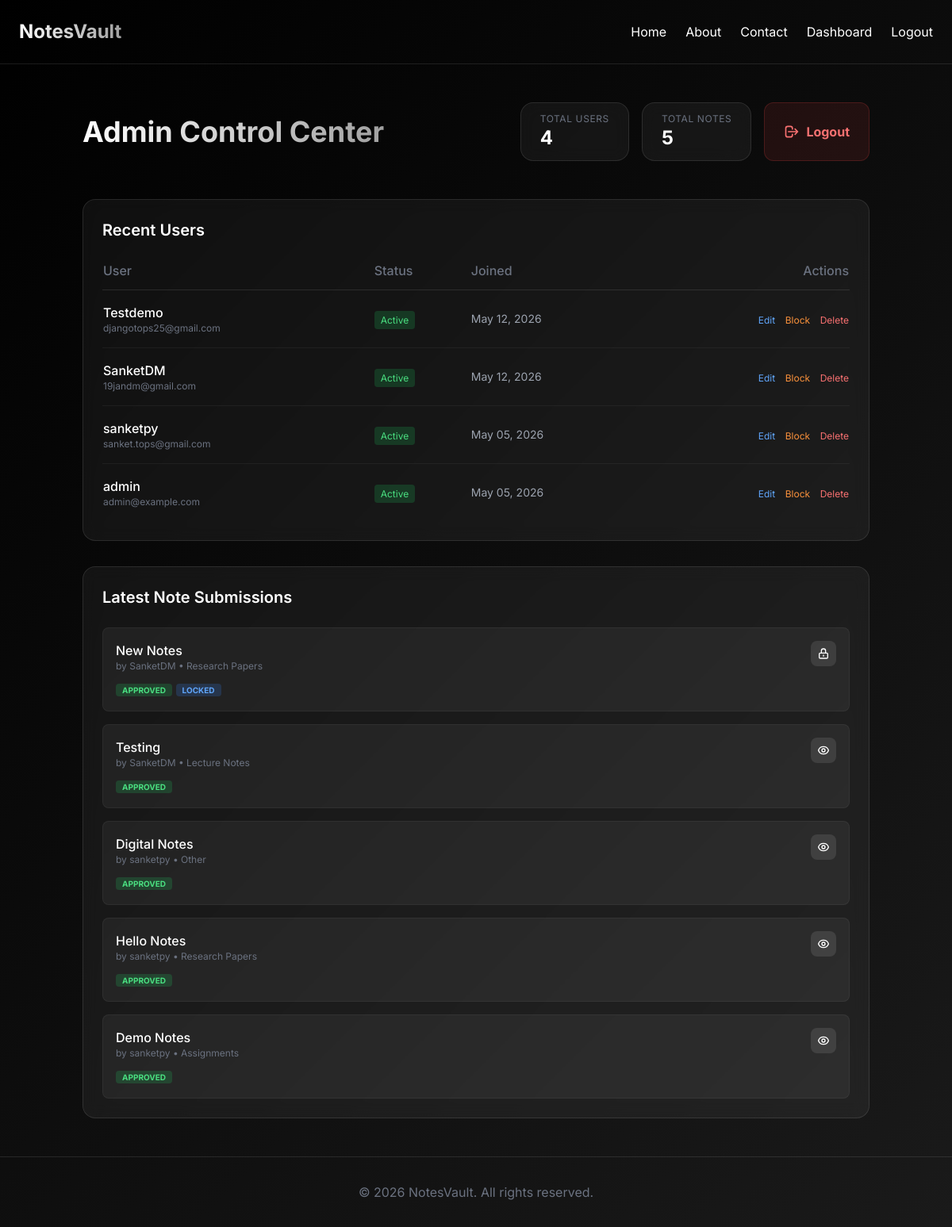
The page /adminapp/ (signed in) on the database its author committed.
### Userapp/models.py (models this page shows, shortened)
class Note(models.Model):
    STATUS_CHOICES = [
        ('Pending', 'Pending'),
        ('Approved', 'Approved'),
        ('Rejected', 'Rejected'),
    ]
    user = models.ForeignKey(User, on_delete=models.CASCADE)
    title = models.CharField(max_length=200)
    description = models.TextField()
    file = models.FileField(upload_to='notes/')
    category = models.ForeignKey(NoteCategory, on_delete=models.SET_NULL, null=True)
    status = models.CharField(max_length=20, choices=STATUS_CHOICES, default='Pending')
    password = models.CharField(max_length=50, blank=True, null=True)
    created_at = models.DateTimeField(auto_now_add=True)

class NoteCategory(models.Model):
    name = models.CharField(max_length=100)

### Adminapp/views.py (the view)
# urls.py: path('', views.admin_dashboard, name='admin_dashboard'),
@staff_member_required(login_url='admin_login')
def admin_dashboard(request):
    total_users = User.objects.count()
    total_notes = Note.objects.count()
    users = User.objects.all().order_by('-date_joined')
    recent_notes = Note.objects.all().order_by('-created_at')[:10]
    context = {
        'total_users': total_users,
        'total_notes': total_notes,
        'users': users,
        'recent_notes': recent_notes,
    }
    return render(request, 'Adminapp/dashboard.html', context)

### Adminapp/templates/Adminapp/dashboard.html (shortened to what this page needs)
{% extends 'Userapp/base.html' %}
{% block content %}
<div class="space-y-12">
    <div class="flex justify-between items-center">
        <h2 class="text-4xl font-bold gradient-text">Admin Control Center</h2>
        <div class="flex space-x-4">
            <div class="glass-card px-6 py-3">
                <p class="text-xs text-gray-500 uppercase tracking-wider">Total Users</p>
                <p class="text-2xl font-bold">{{ total_users }}</p>
            </div>
            <div class="glass-card px-6 py-3">
                <p class="text-xs text-gray-500 uppercase tracking-wider">Total Notes</p>
                <p class="text-2xl font-bold">{{ total_notes }}</p>
            </div>
            <a href="{% url 'admin_logout' %}" class="flex items-center px-6 py-3 bg-red-500/10 hover:bg-red-500/20 text-red-400 rounded-xl transition-all border border-red-500/20">
                <svg class="w-5 h-5 mr-2" fill="none" stroke="currentColor" viewBox="0 0 24 24"><path stroke-linecap="round" stroke-linejoin="round" stroke-width="2" d="M17 16l4-4m0 0l-4-4m4 4H7m6 4v1a3 3 0 01-3 3H6a3 3 0 01-3-3V7a3 3 0 013-3h4a3 3 0 013 3v1"></path></svg>
                <span class="font-bold">Logout</span>
            </a>
        </div>
    </div>
    <div class="grid grid-cols-1 xl:grid-cols-2 gap-8">
        <div class="glass-card p-6">
            <h3 class="text-xl font-semibold mb-6">Recent Users</h3>
            <div class="overflow-x-auto">
                <table class="w-full text-left">
                    <thead>
                        <tr class="text-gray-500 border-b border-white/10">
                            <th class="pb-3 font-medium">User</th>
                            <th class="pb-3 font-medium">Status</th>
                            <th class="pb-3 font-medium">Joined</th>
                            <th class="pb-3 font-medium text-right">Actions</th>
                        </tr>
                    </thead>
                    <tbody class="divide-y divide-white/5">
                        {% for u in users %}
                            <tr>
                                <td class="py-4">
                                    <div class="font-medium">{{ u.username }}</div>
                                    <div class="text-xs text-gray-500">{{ u.email }}</div>
                                </td>
                                <td class="py-4">
                                    {% if u.is_active %}
                                        <span class="px-2 py-1 bg-green-500/20 text-green-400 text-xs rounded">Active</span>
                                    {% else %}
                                        <span class="px-2 py-1 bg-red-500/20 text-red-400 text-xs rounded">Blocked</span>
                                    {% endif %}
                                </td>
                                <td class="py-4 text-sm text-gray-400">
                                    {{ u.date_joined|date:"M d, Y" }}
                                </td>
                                <td class="py-4 text-right space-x-2">
                                    <a href="{% url 'edit_user' u.id %}" class="text-xs text-blue-400 hover:underline">Edit</a>
                                    {% if u.is_active %}
                                        <a href="{% url 'block_user' u.id %}" class="text-xs text-orange-400 hover:underline">Block</a>
                                    {% else %}
                                        <a href="{% url 'unblock_user' u.id %}" class="text-xs text-green-400 hover:underline">Unblock</a>
                                    {% endif %}
                                    <a href="{% url 'delete_user' u.id %}" class="text-xs text-red-400 hover:underline" onclick="return confirm('Are you sure?')">Delete</a>
                                </td>
                            </tr>
                        {% endfor %}
                    </tbody>
                </table>
            </div>
        </div>
        <div class="glass-card p-6">
            <h3 class="text-xl font-semibold mb-6">Latest Note Submissions</h3>
            <div class="space-y-4">
                {% for note in recent_notes %}
                    <div class="p-4 bg-white/5 rounded-lg border border-white/5 hover:border-white/10 transition-colors">
                        <div class="flex justify-between items-start">
                            <div>
                                <p class="font-medium">{{ note.title }}</p>
                                <p class="text-xs text-gray-500">by {{ note.user.username }} • {{ note.category.name }}</p>
                                <div class="mt-2">
                                    {% if note.status == 'Pending' %}
                                        <span class="px-2 py-0.5 bg-yellow-500/20 text-yellow-400 text-[10px] uppercase font-bold rounded">Pending</span>
                                    {% elif note.status == 'Approved' %}
                                        <span class="px-2 py-0.5 bg-green-500/20 text-green-400 text-[10px] uppercase font-bold rounded">Approved</span>
                                    {% else %}
                                        <span class="px-2 py-0.5 bg-red-500/20 text-red-400 text-[10px] uppercase font-bold rounded">Rejected</span>
                                    {% endif %}
                                    {% if note.password %}
                                        <span class="px-2 py-0.5 bg-blue-500/20 text-blue-400 text-[10px] uppercase font-bold rounded">Locked</span>
                                    {% endif %}
                                </div>
                            </div>
                            <div class="flex flex-col items-end space-y-2">
                                <a href="{% url 'unlock_note' note.id %}" class="p-2 bg-white/10 rounded-lg hover:bg-white/20 transition-colors" title="Preview & Download">
                                    {% if note.password %}
                                        <svg class="w-4 h-4" fill="none" stroke="currentColor" viewBox="0 0 24 24">
                                            <path stroke-linecap="round" stroke-linejoin="round" stroke-width="2" d="M12 15v2m-6 4h12a2 2 0 002-2v-6a2 2 0 00-2-2H6a2 2 0 00-2 2v6a2 2 0 002 2zm10-10V7a4 4 0 00-8 0v4h8z"></path>
                                        </svg>
                                    {% endif %}
                                </a>
                            </div>
                        </div>
                    </div>
                {% endfor %}
            </div>
        </div>
    </div>
</div>
{% endblock %}

### Userapp/templates/Userapp/base.html (style rules this page uses)
body { font-family: 'Inter', sans-serif; background: linear-gradient(135deg, #000000 0%, #1a1a1a 100%); color: #ffffff; min-height: 100vh; }
.glass-card { background: rgba(255, 255, 255, 0.05); backdrop-filter: blur(10px); border: 1px solid rgba(255, 255, 255, 0.1); border-radius: 1rem; }
.gradient-text { background: linear-gradient(to right, #ffffff, #a0a0a0); -webkit-background-clip: text; -webkit-text-fill-color: transparent; }

### rows shown on the page
Note: title "New Notes", user.username "SanketDM", category.name "Research Papers", status "APPROVED", password "LOCKED"
Note: title "Testing", user.username "SanketDM", category.name "Lecture Notes", status "APPROVED"
Note: title "Digital Notes", user.username "sanketpy", category.name "Other", status "APPROVED"
Note: title "Hello Notes", user.username "sanketpy", category.name "Research Papers", status "APPROVED"
Note: title "Demo Notes", user.username "sanketpy", category.name "Assignments", status "APPROVED"

### other values the page prints
{{ total_users }} "4"
{{ total_notes }} "5"
{{ u.username }} "Testdemo"
{{ u.email }} "djangotops25@gmail.com"
{{ u.date_joined|date:"M d, Y" }} "May 12, 2026"
{{ u.username }} "SanketDM"
{{ u.email }} "19jandm@gmail.com"
{{ u.username }} "sanketpy"
{{ u.email }} "sanket.tops@gmail.com"
{{ u.date_joined|date:"M d, Y" }} "May 05, 2026"
{{ u.username }} "admin"
{{ u.email }} "admin@example.com"
